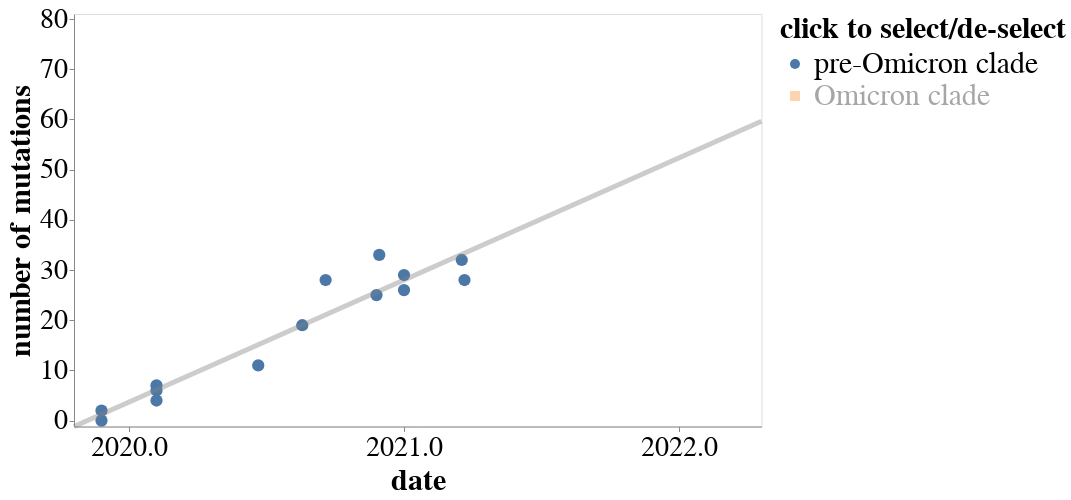

Source (notebook cell):
### Markdown cell above
Now plot the data:

### Code cell
scalefac = 2.5

mut_type_selection = alt.selection_single(
    fields=["mutation_type"],
    bind=alt.binding_select(
        name="mutation type",
        options=df["mutation_type"].unique().tolist(),
    ),
    init=[{"mutation_type": "nucleotide"}],
)

omicron_selection = alt.selection_multi(
    fields=['is_Omicron_str'],
    bind='legend',
    toggle="true",
    init=[{"is_Omicron_str": "pre-Omicron clade"}],
)

base = alt.Chart(df).transform_filter(mut_type_selection)

chart = (
    base
    .encode(
        x=alt.X(
            "date",
            scale=alt.Scale(zero=False, nice=False),
            axis=alt.Axis(format=".1f", values=[2020, 2021, 2022]),
        ),
        y=alt.Y("number of mutations", scale=alt.Scale(nice=False)),
        color=alt.Color(
            "is_Omicron_str",
            scale=alt.Scale(domain=["pre-Omicron clade", "Omicron clade"]),
        ),
        shape=alt.Shape(
            "is_Omicron_str",
            title="click to select/de-select",
            legend=alt.Legend(orient="right"),
            scale=alt.Scale(domain=["pre-Omicron clade", "Omicron clade"]),
        ),
        opacity=alt.condition(omicron_selection, alt.value(1), alt.value(0)),
        tooltip=["clade", "date", "number of mutations"],
    )
    .mark_point(filled=True, size=60 * scalefac)
)

trendline = (
    base
    .encode(x="date",y="number of mutations")
    .transform_filter(~alt.datum.is_Omicron)
    .transform_regression(
        "date",
        "number of mutations",
        extent=(df["date"].min() - 0.1, df["date"].max() + 0.1),
    )
    .mark_line(color="gray", size=5, opacity=0.4)
)

chart_w_line = (
    (chart + trendline)
    .properties(width=275 * scalefac, height=165 * scalefac)
    .configure_axis(grid=False, labelFontSize=11 * scalefac, titleFontSize=12 * scalefac)
    .configure_legend(labelFontSize=12 * scalefac, titleFontSize=12 * scalefac, titleLimit=10000, labelLimit=10000)
    .add_selection(mut_type_selection)
    .add_selection(omicron_selection)
)

chart_w_line.save("chart.html")

chart_w_line

### Figure 1 — Vega-Lite specification as saved in the notebook (floating-point values rounded to 4 significant figures)
{"config": {"view": {"continuousWidth": 400, "continuousHeight": 300}, "axis": {"grid": false, "labelFontSize": 27.5, "titleFontSize": 30.0}, "legend": {"labelFontSize": 30.0, "labelLimit": 10000, "titleFontSize": 30.0, "titleLimit": 10000}}, "layer": [{"mark": {"type": "point", "filled": true, "size": 150.0}, "encoding": {"color": {"field": "is_Omicron_str", "scale": {"domain": ["pre-Omicron clade", "Omicron clade"]}, "type": "nominal"}, "opacity": {"condition": {"value": 1, "param": "parameter002"}, "value": 0}, "shape": {"field": "is_Omicron_str", "legend": {"orient": "right"}, "scale": {"domain": ["pre-Omicron clade", "Omicron clade"]}, "title": "click to select/de-select", "type": "nominal"}, "tooltip": [{"field": "clade", "type": "nominal"}, {"field": "date", "type": "quantitative"}, {"field": "number of mutations", "type": "quantitative"}], "x": {"axis": {"format": ".1f", "values": [2020, 2021, 2022]}, "field": "date", "scale": {"nice": false, "zero": false}, "type": "quantitative"}, "y": {"field": "number of mutations", "scale": {"nice": false}, "type": "quantitative"}}, "params": [{"name": "parameter001", "select": {"type": "point", "fields": ["mutation_type"]}, "bind": {"input": "select", "options": ["nucleotide", "non-spike amino-acid", "synonymous", "spike amino-acid"], "name": "mutation type"}, "value": [{"mutation_type": "nucleotide"}]}, {"name": "parameter002", "select": {"type": "point", "fields": ["is_Omicron_str"], "toggle": "true"}, "bind": "legend", "value": [{"is_Omicron_str": "pre-Omicron clade"}]}], "transform": [{"filter": {"param": "parameter001"}}]}, {"mark": {"type": "line", "color": "gray", "opacity": 0.4, "size": 5}, "encoding": {"x": {"field": "date", "type": "quantitative"}, "y": {"field": "number of mutations", "type": "quantitative"}}, "transform": [{"filter": {"param": "parameter001"}}, {"filter": "(!datum.is_Omicron)"}, {"on": "date", "regression": "number of mutations", "extent": [2020.0, 2022.0]}]}], "data": {"name": "data-ef564ad6f9203ea5d552d18a2ad8b5eb"}, "height": 412.5, "width": 687.5, "$schema": "https://vega.github.io/schema/vega-lite/v5.2.0.json", "datasets": {"data-ef564ad6f9203ea5d552d18a2ad8b5eb": [{"clade": "19A", "date": 2020.0, "mutation_type": "nucleotide", "number of mutations": 0, "is_Omicron": false, "is_Omicron_str": "pre-Omicron clade"}, {"clade": "19B", "date": 2020.0, "mutation_type": "nucleotide", "number of mutations": 2, "is_Omicron": false, "is_Omicron_str": "pre-Omicron clade"}, {"clade": "20A", "date": 2020.0, "mutation_type": "nucleotide", "number of mutations": 4, "is_Omicron": false, "is_Omicron_str": "pre-Omicron clade"}, {"clade": "20B", "date": 2020.0, "mutation_type": "nucleotide", "number of mutations": 7, "is_Omicron": false, "is_Omicron_str": "pre-Omicron clade"}, {"clade": "20C", "date": 2020.0, "mutation_type": "nucleotide", "number of mutations": 6, "is_Omicron": false, "is_Omicron_str": "pre-Omicron clade"}, {"clade": "20E", "date": 2020.0, "mutation_type": "nucleotide", "number of mutations": 11, "is_Omicron": false, "is_Omicron_str": "pre-Omicron clade"}, {"clade": "20H", "date": 2021.0, "mutation_type": "nucleotide", "number of mutations": 19, "is_Omicron": false, "is_Omicron_str": "pre-Omicron clade"}, {"clade": "20I", "date": 2021.0, "mutation_type": "nucleotide", "number of mutations": 28, "is_Omicron": false, "is_Omicron_str": "pre-Omicron clade"}, {"clade": "20J", "date": 2021.0, "mutation_type": "nucleotide", "number of mutations": 33, "is_Omicron": false, "is_Omicron_str": "pre-Omicron clade"}, {"clade": "21D", "date": 2021.0, "mutation_type": "nucleotide", "number of mutations": 25, "is_Omicron": false, "is_Omicron_str": "pre-Omicron clade"}, {"clade": "21G", "date": 2021.0, "mutation_type": "nucleotide", "number of mutations": 26, "is_Omicron": false, "is_Omicron_str": "pre-Omicron clade"}, {"clade": "21H", "date": 2021.0, "mutation_type": "nucleotide", "number of mutations": 29, "is_Omicron": false, "is_Omicron_str": "pre-Omicron clade"}, {"clade": "21I", "date": 2021.0, "mutation_type": "nucleotide", "number of mutations": 28, "is_Omicron": false, "is_Omicron_str": "pre-Omicron clade"}, {"clade": "21J", "date": 2021.0, "mutation_type": "nucleotide", "number of mutations": 32, "is_Omicron": false, "is_Omicron_str": "pre-Omicron clade"}, {"clade": "21K", "date": 2022.0, "mutation_type": "nucleotide", "number of mutations": 54, "is_Omicron": true, "is_Omicron_str": "Omicron clade"}, {"clade": "21L", "date": 2022.0, "mutation_type": "nucleotide", "number of mutations": 66, "is_Omicron": true, "is_Omicron_str": "Omicron clade"}, {"clade": "22A", "date": 2022.0, "mutation_type": "nucleotide", "number of mutations": 69, "is_Omicron": true, "is_Omicron_str": "Omicron clade"}, {"clade": "22B", "date": 2022.0, "mutation_type": "nucleotide", "number of mutations": 64, "is_Omicron": true, "is_Omicron_str": "Omicron clade"}, {"clade": "22D", "date": 2022.0, "mutation_type": "nucleotide", "number of mutations": 81, "is_Omicron": true, "is_Omicron_str": "Omicron clade"}, {"clade": "19A", "date": 2020.0, "mutation_type": "non-spike amino-acid", "number of mutations": 0, "is_Omicron": false, "is_Omicron_str": "pre-Omicron clade"}, {"clade": "19B", "date": 2020.0, "mutation_type": "non-spike amino-acid", "number of mutations": 1, "is_Omicron": false, "is_Omicron_str": "pre-Omicron clade"}, {"clade": "20A", "date": 2020.0, "mutation_type": "non-spike amino-acid", "number of mutations": 1, "is_Omicron": false, "is_Omicron_str": "pre-Omicron clade"}, {"clade": "20B", "date": 2020.0, "mutation_type": "non-spike amino-acid", "number of mutations": 3, "is_Omicron": false, "is_Omicron_str": "pre-Omicron clade"}, {"clade": "20C", "date": 2020.0, "mutation_type": "non-spike amino-acid", "number of mutations": 3, "is_Omicron": false, "is_Omicron_str": "pre-Omicron clade"}, {"clade": "20E", "date": 2020.0, "mutation_type": "non-spike amino-acid", "number of mutations": 2, "is_Omicron": false, "is_Omicron_str": "pre-Omicron clade"}, {"clade": "20H", "date": 2021.0, "mutation_type": "non-spike amino-acid", "number of mutations": 8, "is_Omicron": false, "is_Omicron_str": "pre-Omicron clade"}, {"clade": "20I", "date": 2021.0, "mutation_type": "non-spike amino-acid", "number of mutations": 11, "is_Omicron": false, "is_Omicron_str": "pre-Omicron clade"}, {"clade": "20J", "date": 2021.0, "mutation_type": "non-spike amino-acid", "number of mutations": 10, "is_Omicron": false, "is_Omicron_str": "pre-Omicron clade"}, {"clade": "21D", "date": 2021.0, "mutation_type": "non-spike amino-acid", "number of mutations": 7, "is_Omicron": false, "is_Omicron_str": "pre-Omicron clade"}, {"clade": "21G", "date": 2021.0, "mutation_type": "non-spike amino-acid", "number of mutations": 12, "is_Omicron": false, "is_Omicron_str": "pre-Omicron clade"}, {"clade": "21H", "date": 2021.0, "mutation_type": "non-spike amino-acid", "number of mutations": 11, "is_Omicron": false, "is_Omicron_str": "pre-Omicron clade"}, {"clade": "21I", "date": 2021.0, "mutation_type": "non-spike amino-acid", "number of mutations": 15, "is_Omicron": false, "is_Omicron_str": "pre-Omicron clade"}, {"clade": "21J", "date": 2021.0, "mutation_type": "non-spike amino-acid", "number of mutations": 20, "is_Omicron": false, "is_Omicron_str": "pre-Omicron clade"}, {"clade": "21K", "date": 2022.0, "mutation_type": "non-spike amino-acid", "number of mutations": 16, "is_Omicron": true, "is_Omicron_str": "Omicron clade"}, {"clade": "21L", "date": 2022.0, "mutation_type": "non-spike amino-acid", "number of mutations": 22, "is_Omicron": true, "is_Omicron_str": "Omicron clade"}, {"clade": "22A", "date": 2022.0, "mutation_type": "non-spike amino-acid", "number of mutations": 23, "is_Omicron": true, "is_Omicron_str": "Omicron clade"}, {"clade": "22B", "date": 2022.0, "mutation_type": "non-spike amino-acid", "number of mutations": 21, "is_Omicron": true, "is_Omicron_str": "Omicron clade"}, {"clade": "22D", "date": 2022.0, "mutation_type": "non-spike amino-acid", "number of mutations": 27, "is_Omicron": true, "is_Omicron_str": "Omicron clade"}, {"clade": "19A", "date": 2020.0, "mutation_type": "synonymous", "number of mutations": 0, "is_Omicron": false, "is_Omicron_str": "pre-Omicron clade"}, {"clade": "19B", "date": 2020.0, "mutation_type": "synonymous", "number of mutations": 1, "is_Omicron": false, "is_Omicron_str": "pre-Omicron clade"}, {"clade": "20A", "date": 2020.0, "mutation_type": "synonymous", "number of mutations": 2, "is_Omicron": false, "is_Omicron_str": "pre-Omicron clade"}, {"clade": "20B", "date": 2020.0, "mutation_type": "synonymous", "number of mutations": 3, "is_Omicron": false, "is_Omicron_str": "pre-Omicron clade"}, {"clade": "20C", "date": 2020.0, "mutation_type": "synonymous", "number of mutations": 2, "is_Omicron": false, "is_Omicron_str": "pre-Omicron clade"}, {"clade": "20E", "date": 2020.0, "mutation_type": "synonymous", "number of mutations": 7, "is_Omicron": false, "is_Omicron_str": "pre-Omicron clade"}, {"clade": "20H", "date": 2021.0, "mutation_type": "synonymous", "number of mutations": 4, "is_Omicron": false, "is_Omicron_str": "pre-Omicron clade"}, {"clade": "20I", "date": 2021.0, "mutation_type": "synonymous", "number of mutations": 10, "is_Omicron": false, "is_Omicron_str": "pre-Omicron clade"}, {"clade": "20J", "date": 2021.0, "mutation_type": "synonymous", "number of mutations": 11, "is_Omicron": false, "is_Omicron_str": "pre-Omicron clade"}, {"clade": "21D", "date": 2021.0, "mutation_type": "synonymous", "number of mutations": 12, "is_Omicron": false, "is_Omicron_str": "pre-Omicron clade"}, {"clade": "21G", "date": 2021.0, "mutation_type": "synonymous", "number of mutations": 7, "is_Omicron": false, "is_Omicron_str": "pre-Omicron clade"}, {"clade": "21H", "date": 2021.0, "mutation_type": "synonymous", "number of mutations": 9, "is_Omicron": false, "is_Omicron_str": "pre-Omicron clade"}, {"clade": "21I", "date": 2021.0, "mutation_type": "synonymous", "number of mutations": 4, "is_Omicron": false, "is_Omicron_str": "pre-Omicron clade"}, {"clade": "21J", "date": 2021.0, "mutation_type": "synonymous", "number of mutations": 4, "is_Omicron": false, "is_Omicron_str": "pre-Omicron clade"}, {"clade": "21K", "date": 2022.0, "mutation_type": "synonymous", "number of mutations": 8, "is_Omicron": true, "is_Omicron_str": "Omicron clade"}, {"clade": "21L", "date": 2022.0, "mutation_type": "synonymous", "number of mutations": 16, "is_Omicron": true, "is_Omicron_str": "Omicron clade"}, {"clade": "22A", "date": 2022.0, "mutation_type": "synonymous", "number of mutations": 17, "is_Omicron": true, "is_Omicron_str": "Omicron clade"}, {"clade": "22B", "date": 2022.0, "mutation_type": "synonymous", "number of mutations": 14, "is_Omicron": true, "is_Omicron_str": "Omicron clade"}, {"clade": "22D", "date": 2022.0, "mutation_type": "synonymous", "number of mutations": 20, "is_Omicron": true, "is_Omicron_str": "Omicron clade"}, {"clade": "19A", "date": 2020.0, "mutation_type": "spike amino-acid", "number of mutations": 0, "is_Omicron": false, "is_Omicron_str": "pre-Omicron clade"}, {"clade": "19B", "date": 2020.0, "mutation_type": "spike amino-acid", "number of mutations": 0, "is_Omicron": false, "is_Omicron_str": "pre-Omicron clade"}, {"clade": "20A", "date": 2020.0, "mutation_type": "spike amino-acid", "number of mutations": 1, "is_Omicron": false, "is_Omicron_str": "pre-Omicron clade"}, {"clade": "20B", "date": 2020.0, "mutation_type": "spike amino-acid", "number of mutations": 1, "is_Omicron": false, "is_Omicron_str": "pre-Omicron clade"}, {"clade": "20C", "date": 2020.0, "mutation_type": "spike amino-acid", "number of mutations": 1, "is_Omicron": false, "is_Omicron_str": "pre-Omicron clade"}, {"clade": "20E", "date": 2020.0, "mutation_type": "spike amino-acid", "number of mutations": 2, "is_Omicron": false, "is_Omicron_str": "pre-Omicron clade"}, {"clade": "20H", "date": 2021.0, "mutation_type": "spike amino-acid", "number of mutations": 7, "is_Omicron": false, "is_Omicron_str": "pre-Omicron clade"}, {"clade": "20I", "date": 2021.0, "mutation_type": "spike amino-acid", "number of mutations": 7, "is_Omicron": false, "is_Omicron_str": "pre-Omicron clade"}, {"clade": "20J", "date": 2021.0, "mutation_type": "spike amino-acid", "number of mutations": 12, "is_Omicron": false, "is_Omicron_str": "pre-Omicron clade"}, {"clade": "21D", "date": 2021.0, "mutation_type": "spike amino-acid", "number of mutations": 6, "is_Omicron": false, "is_Omicron_str": "pre-Omicron clade"}, {"clade": "21G", "date": 2021.0, "mutation_type": "spike amino-acid", "number of mutations": 7, "is_Omicron": false, "is_Omicron_str": "pre-Omicron clade"}, {"clade": "21H", "date": 2021.0, "mutation_type": "spike amino-acid", "number of mutations": 9, "is_Omicron": false, "is_Omicron_str": "pre-Omicron clade"}, {"clade": "21I", "date": 2021.0, "mutation_type": "spike amino-acid", "number of mutations": 9, "is_Omicron": false, "is_Omicron_str": "pre-Omicron clade"}, {"clade": "21J", "date": 2021.0, "mutation_type": "spike amino-acid", "number of mutations": 8, "is_Omicron": false, "is_Omicron_str": "pre-Omicron clade"}, {"clade": "21K", "date": 2022.0, "mutation_type": "spike amino-acid", "number of mutations": 30, "is_Omicron": true, "is_Omicron_str": "Omicron clade"}, {"clade": "21L", "date": 2022.0, "mutation_type": "spike amino-acid", "number of mutations": 28, "is_Omicron": true, "is_Omicron_str": "Omicron clade"}, {"clade": "22A", "date": 2022.0, "mutation_type": "spike amino-acid", "number of mutations": 29, "is_Omicron": true, "is_Omicron_str": "Omicron clade"}, {"clade": "22B", "date": 2022.0, "mutation_type": "spike amino-acid", "number of mutations": 29, "is_Omicron": true, "is_Omicron_str": "Omicron clade"}, {"clade": "22D", "date": 2022.0, "mutation_type": "spike amino-acid", "number of mutations": 34, "is_Omicron": true, "is_Omicron_str": "Omicron clade"}]}}
